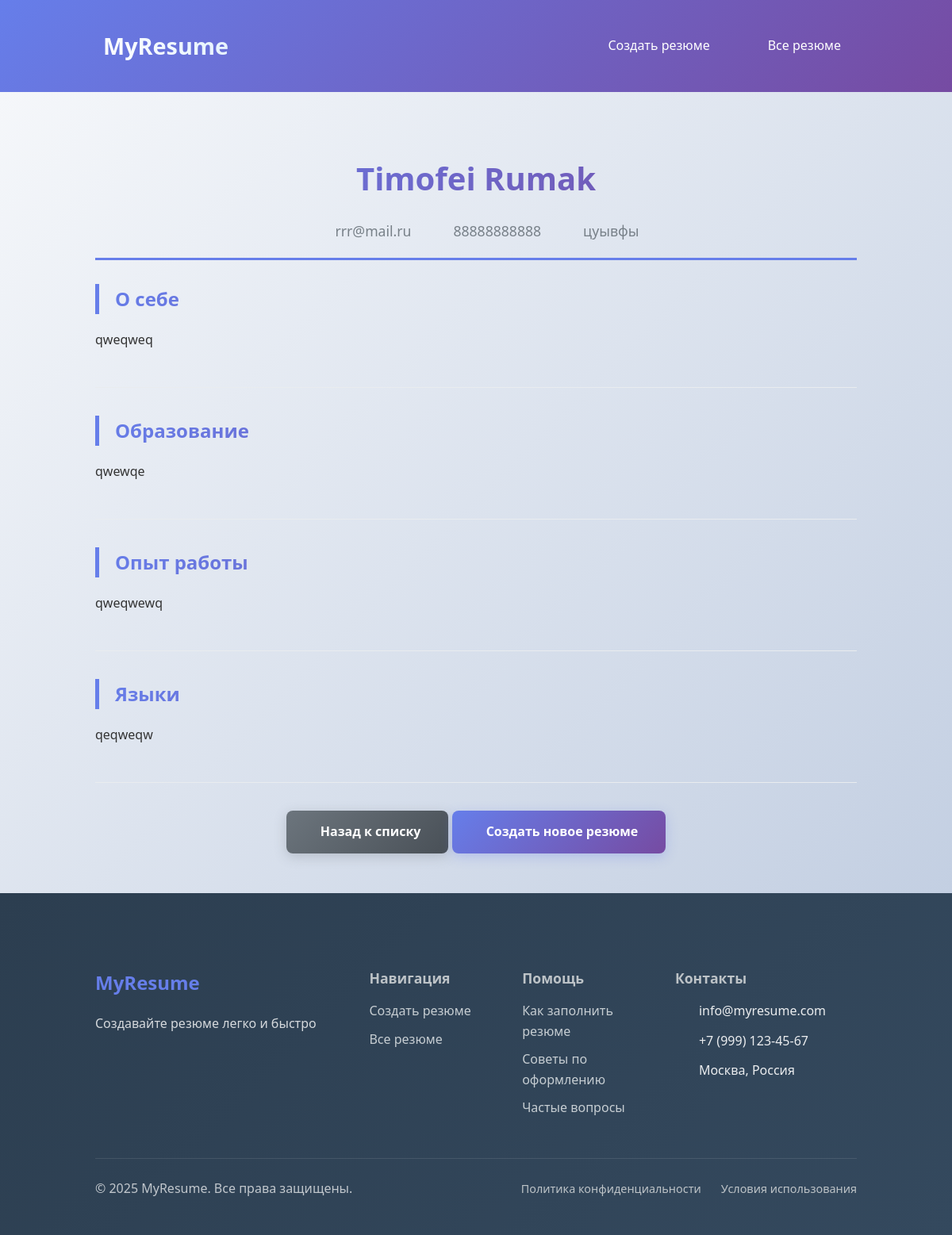
Page /resume/5/ on the committed database.
### resume/models.py (models this page shows, shortened)
class Resume(models.Model):
    full_name = models.CharField(
        max_length=100,
        verbose_name="ФИО",
        help_text="Введите фамилию, имя и отчество через пробел"
    )
    email = models.EmailField(
        verbose_name="Email",
        help_text="Введите корректный email адрес"
    )
    phone = models.CharField(
        max_length=20,
        verbose_name="Телефон",
        help_text="Введите номер телефона (11 цифр, начинается с 7 или 8)"
    )
    address = models.TextField(verbose_name="Адрес")
    summary = models.TextField(
        verbose_name="О себе",
        help_text="Расскажите о себе"
    )
    education = models.TextField(
        verbose_name="Образование",
        help_text="Учебное заведение"
    )
    experience = models.TextField(
        verbose_name="Опыт работы",
        help_text="Места работы"
    )
    languages = models.TextField(
        verbose_name="Языки",
        blank=True,
        help_text="Какой язык знаете"
    )
    created_at = models.DateTimeField(auto_now_add=True)
    updated_at = models.DateTimeField(auto_now=True)
    class Meta:
        verbose_name = "Резюме"
        verbose_name_plural = "Резюме"

### resume/views.py (the view)
# urls.py: path('resume/<int:pk>/', views.resume_detail, name='resume_detail'),
def resume_detail(request, pk):
    resume = get_object_or_404(Resume, pk=pk)
    return render(request, 'resume/resume_detail.html', {'resume': resume})

### my_project/templates/resume/resume_detail.html (shortened to what this page needs)
{% extends 'resume/base.html' %}
{% block content %}
<div class="resume-header">
    <div class="text-center mb-5">
        <h1 class="resume-title">{{ resume.full_name }}</h1>
        <div class="contact-info">
            <p> {{ resume.email }}</p>
            <p> {{ resume.phone }}</p>
            <p> {{ resume.address }}</p>
        </div>
    </div>
</div>
<div class="resume-section">
    <h3>О себе</h3>
    <p>{{ resume.summary|linebreaks }}</p>
</div>
<div class="resume-section">
    <h3>Образование</h3>
    <p>{{ resume.education|linebreaks }}</p>
</div>
<div class="resume-section">
    <h3>Опыт работы</h3>
    <p>{{ resume.experience|linebreaks }}</p>
</div>
{% if resume.languages %}
<div class="resume-section">
    <h3>Языки</h3>
    <p>{{ resume.languages|linebreaks }}</p>
</div>
{% endif %}
<div class="text-center mt-4">
    <a href="{% url 'resume_list' %}" class="btn btn-secondary">
         Назад к списку
    </a>
    <a href="{% url 'resume_form' %}" class="btn">
         Создать новое резюме
    </a>
</div>
{% endblock %}

### my_project/static/resume/css/style.css (style rules this page uses)
body { font-family: 'Segoe UI', Tahoma, Geneva, Verdana, sans-serif; line-height: 1.6; margin: 0; padding: 0; background-color: #f8f9fa; color: #333; }
.contact-info { display: flex; flex-direction: column; gap: 12px; }
.contact-info p { display: flex; align-items: center; gap: 10px; margin: 0; opacity: 0.9; }
.btn { background: linear-gradient(135deg, #667eea 0%, #764ba2 100%); color: white; padding: 14px 35px; border: none; border-radius: 8px; cursor: pointer; font-size: 16px; font-weight: 600; text-decoration: none; display: inline-flex; align-items: center; justify-content: center; gap: 8px; box-shadow: 0 4px 15px rgba(102, 126, 234, 0.3); font-family: inherit; }
.btn-secondary { background: linear-gradient(135deg, #6c757d 0%, #495057 100%); box-shadow: 0 4px 15px rgba(108, 117, 125, 0.3); }
.resume-section { margin-bottom: 35px; padding-bottom: 30px; border-bottom: 1px solid #e9ecef; }
.resume-section h3 { color: #2c3e50; margin-bottom: 20px; font-size: 1.5em; border-left: 5px solid #667eea; padding-left: 20px; background: linear-gradient(135deg, #667eea 0%, #764ba2 100%); -webkit-background-clip: text; -webkit-text-fill-color: transparent; background-clip: text; }
.resume-header { text-align: center; margin-bottom: 30px; padding-bottom: 20px; border-bottom: 3px solid #667eea; }
.resume-title { font-size: 2.5em; color: #2c3e50; margin-bottom: 10px; background: linear-gradient(135deg, #667eea 0%, #764ba2 100%); -webkit-background-clip: text; -webkit-text-fill-color: transparent; background-clip: text; }
.resume-header .contact-info { display: flex; flex-direction: row; justify-content: center; gap: 25px; margin-top: 20px; }
.resume-header .contact-info p { display: flex; align-items: center; gap: 8px; margin: 0; color: #6c757d; font-size: 1.1em; }
.text-center { text-align: center; }
.mt-4 { margin-top: 2rem; }

### rows in the picture
Resume: full_name "Timofei Rumak", email "rrr@mail.ru", phone "88888888888", address "цуывфы", summary "qweqweq", education "qwewqe", experience "qweqwewq", languages "qeqweqw"
